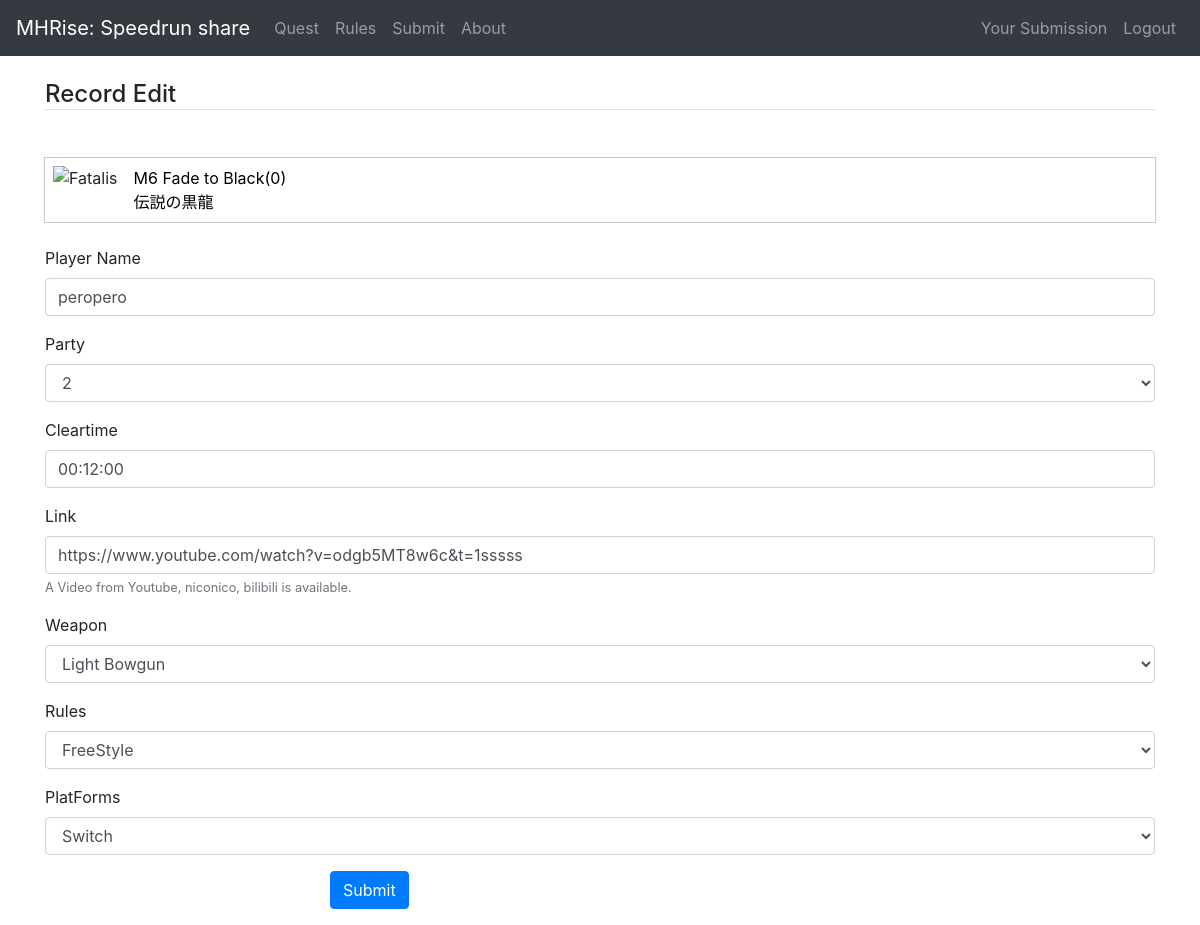
The page /cms/record/mod/4/4/ (signed in) on the database its author committed.
### cms/models.py (models this page shows, shortened)
class Quest(models.Model):
    questname = models.CharField('Quest Name', max_length=255)
    questname_j = models.CharField('Quest Name japanese', max_length=255)
    rank = models.CharField('Quest Rank', max_length=255)
    priority = models.PositiveIntegerField('Priority in quest page', default=0)
    target = models.ForeignKey(Target, verbose_name='Target', related_name='quests', on_delete=models.SET_NULL, null=True)
    recordnum = models.IntegerField('Number of record of this quest', default=0)

class Record(models.Model):
    quest = models.ForeignKey(Quest, verbose_name='Quest', related_name='records', on_delete=models.CASCADE)
    runner = models.CharField('Player Name', max_length=255)
    party = models.CharField('Party', max_length=255, choices=[('S','1'), ('P','2'), ('M', '3or4'),])
    cleartime = models.DurationField()
    link_regex = RegexValidator(regex=r'^https://www.youtube.com/watch|https://www.nicovideo.jp/watch/|https://www.bilibili.com/video/',
                                message='aaaaaaaaaaaa!!!')
    link = models.URLField(validators=[link_regex], max_length=2047, unique=True, help_text="A Video from Youtube, niconico, bilibili is available.", error_messages={'required': 'aa', 'invalid': 'invalid'})
    weapon = models.ForeignKey(Weapon, verbose_name='Weapon', on_delete=models.SET_NULL, null=True)
    """
    weapon = models.CharField('Weapon', max_length=255,
                               choices=[('GS', 'great-sword'), ('LS', 'long-sword'), ('SNS', 'sword-and-shield'), ('DB', 'dual-blades'),
                                        ('HM', 'hammer'), ('HH', 'hunting-horn'), ('LN', 'lance'), ('GL', 'gunlance'),
                                        ('SA', 'switch-axe'), ('CB', 'charge-blade'), ('IG', 'insect-glaive'), ('LBG', 'light-bowgun'),
                                        ('HBG', 'heavy-bowgun'), ('BOW', 'bow'), ('MIX', 'mixed'),
                                        ])
    """
    rules = models.CharField('Rules', max_length=255, choices=[('FR','FreeStyle'), ('TW','TA wiki'), ('PD','Production'), ])
    platform = models.CharField('PlatForms', max_length=255, choices=[('SW','Switch'), ('PC','PC'),])
    problems = models.IntegerField('Problem report', blank=True, default=0)
    regist_date = models.DateTimeField(default=timezone.now)
    ipaddr = models.GenericIPAddressField(verbose_name="client-ipaddress", default="127.0.0.1")
    submitter = models.ForeignKey(User, verbose_name='record_submitter', related_name='records', on_delete=models.SET_NULL, null=True)

### cms/views.py (the view)
# urls.py: path('record/mod/<int:quest_id>/<int:record_id>/', views.record_edit, name='record_mod'), # modify
@login_required
def record_edit(request, quest_id, record_id=None, conf=None):
    quest = get_object_or_404(Quest, pk=quest_id)
    user = request.user
    print(user.username)
    if record_id:
        record = get_object_or_404(Record, pk=record_id)
        if record.submitter != user:
            print("permission denyed")
            return redirect('cms:record_list', quest_id=quest_id, party='solo', weapon='all', rule='all', platform='switch')
    else:
        record = Record()
    if request.method == 'POST':
        form = RecordForm(request.POST, instance=record)
        if conf == 1 or not form.is_valid():
            return render(request, 'cms/record_edit.html', dict(form=form, quest_id=quest_id, record_id=record_id, noconf=1, quest=quest))
        if form.is_valid():
            record = form.save(commit=False)
            client_addr, _ = get_client_ip(request)
            record.ipaddr = client_addr
            record.quest = quest
            record.submitter = user
            record.save()
            return redirect('cms:record_list', quest_id=quest_id, party='solo', weapon='all', rule='all', platform='switch')
    else: # GET
        record.quest = quest
        form = RecordForm(instance=record)
    return render(request, 'cms/record_edit.html', dict(form=form, quest_id=quest_id, record_id=record_id, quest=quest, user=user))

### cms/forms.py
class RecordForm(ModelForm):
    class Meta:
        model = Record
        fields = ('quest', 'runner', 'party', 'cleartime', 'link', 'weapon', 'rules', 'platform', 'problems',)
        widgets = {
            'cleartime': forms.TextInput(attrs={'placeholder': '12:07.00'}),
            'quest': forms.HiddenInput(),
            'problems': forms.HiddenInput(),
        }

### cms/models.py (called while the page is built)
    def  __str__(self):
        return self.name

### cms/templates/cms/record_edit.html (shortened to what this page needs)
{% extends "cms/base.html" %}
{% load i18n static %}
{% load bootstrap4 %}
{% block extra_css %}
<link rel="stylesheet" href="{% static 'cms/css/quest-card.css' %}">
{% endblock %}
{% block content %}
    <h4 class="mt-4 mb-5 border-bottom">Record Edit</h4>
    <div class="quest-card" style="margin:6px 0px 24px 0px;">
        {% with 'cms/monster_icon/'|add:quest.target.imagepath as image_static %}
        <img src="{% static image_static %}" alt={{quest.target.monstername}}>
        {% endwith %}
        <div class="quest-card__link">
            <a href="{% url 'cms:record_list' quest_id=quest.id party='solo' weapon='all' rule='all' platform='switch' %}">{{ quest.rank }} {{ quest.questname}}<span>({{ quest.recordnum }})</span><br>
            {{ quest.questname_j }}
            </a>
        </div>
    </div>
    {% if record_id %}
      {% if noconf %}
      <form action="{% url 'cms:record_mod' quest_id=quest_id record_id=record_id %}" method="post">
      {% else %}
      <form action="{% url 'cms:record_mod' quest_id=quest_id record_id=record_id conf=1 %}" method="post">
      {% endif %}
    {% else %}
      {% if noconf %}
      <form action="{% url 'cms:record_add' quest_id=quest_id %}" method="post">
      {% else %}
      <form action="{% url 'cms:record_add' quest_id=quest_id conf=1 %}" method="post">
      {% endif %}
    {% endif %}
      {% bootstrap_form form layout='horizontal' %}
      <div class="form-group row">
        <div class="offset-md-3 col-md-9">
          <button type="submit" class="btn btn-primary">Submit</button>
        </div>
      </div>
    </form>
{% endblock content %}

### cms/static/cms/css/quest-card.css (style rules this page uses)
.quest-card { position: relative; z-index: 1; min-height:58px; overflow:visible; background-color:rgb(255, 255, 255); display:flex; padding:0.5em; align-items:center; position:relative; transition:color .15s ease-in-out, background-color .15s ease-in-out, border-color .15s ease-in-out, box-shadow .15s ease-in-out; outline:1px solid rgb(200, 200, 200); margin:12px; }
.quest-card__link { color:#000000; }
.quest-card__link a { color:#000000; }
.quest-card img { margin-top:0px; margin-bottom: 0px; margin-right: 16px; margin-left: 0px; height:48px; display:inline-block; }
.quest-card div { display: inline-block; }
.quest-card { position: relative; }
.quest-card a::before { position: absolute; top: 0; right: 0; bottom: 0; left: 0; pointer-events: auto; content: ""; background-color: transparent; z-index: 2; }
body { margin: 0px; padding: 0px; }

### rows shown on the page
Quest: rank "M6", questname "Fade to Black", recordnum "0", questname_j "伝説の黒龍"
Record: runner "peropero", party "2", cleartime "00:12:00", link "https://www.youtube.com/watch?v=odgb5MT8w6c&t=1sssss", weapon "Light Bowgun", rules "FreeStyle", platform "Switch"
